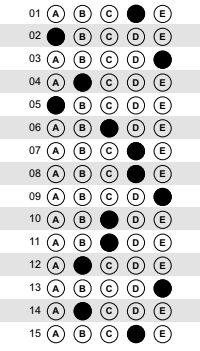
#> input picture gabarito2.png, 200 x 351 px
$ python OMR.py
#> lines starting #> are read from the running program, lines starting #| are printed output that depends on the picture; after the words box and inside, x2 and y2 are one past the last pixel; in counts of white or black regions, pixels touching at a corner belong together
import cv2
import numpy as np
import os
import imutils
from imutils import contours
from imutils.perspective import four_point_transform
import pyzbar.pyzbar as pyzbar
import json

class Answers_Card:
    dict2 = {}
    obj = None
    def __init__(self):
        self.angle = 0
        self.coords = 0
        self.rotated =0
        self.file = None
    def correctangle(self, img):
        self.gray = cv2.cvtColor(img, cv2.COLOR_BGR2GRAY)
        self.gray = cv2.bitwise_not(self.gray)

        self.thresh = cv2.threshold(self.gray, 0, 255, cv2.THRESH_BINARY | cv2.THRESH_OTSU)[1]

        coords = np.column_stack(np.where(self.thresh > 0))
        self.angle = cv2.minAreaRect(coords)[-1]

        if self.angle < -45:
            self.angle = -(90 + self.angle)
        else:
            self.angle = -self.angle
        (h, w) = img.shape[:2]
        center = (w // 2, h // 2)
        M = cv2.getRotationMatrix2D(center, self.angle, 1.0)
        self.rotated = cv2.warpAffine(img, M, (w, h), flags=cv2.INTER_CUBIC, borderMode=cv2.BORDER_REPLICATE)
        print("Angle: {:.2f}".format(self.angle))
        return self.rotated

    def detectQRCodeCodBarras(self, img):
        # Find barcodes and QR codes
        self.file = open('datas.txt', 'w+')
        img = self.correctangle(img)
        decodedObjects = pyzbar.decode(img)
        print(len(decodedObjects))
        for self.obj in decodedObjects:
            self.file.write("{} {}\n".format(self.obj.type, self.obj.data))
            print("{} {}".format(self.obj.type, self.obj.data))
            (x, y, w, h) = self.obj.rect
            cv2.rectangle(img, (x, y), (x + w, y + h), (0, 0, 255), 2)
        if self.obj is None:
            self.file.write("Barcodes NotExist")
        self.file = "datas.txt"
        self.dict2 = {}
        with open(self.file) as fh:
            for line in fh:
                command, description = line.strip().split(None, 1)

                self.dict2[command] = description.strip()
        print('dict2', self.dict2)
            #cv2.imshow("Input", img)
        return decodedObjects

class Omr:
    description = None
    json_res = None
    barcodes = None
    Rows = 0
    Cols = 0
    ansewrs = 0
    paper_objs = None
    gab = 0
    rows = 0
    questionsCnts = 0
    totQuestions = 0
    id = 0
    obj = None
    dict = {}
    dict1 = {}
    paper = None
    ques = []
    def __init__(self, img):
        self.questions = []
        self.questions1 = []
        self.questions2 = []
        self.res = []
        self.bubbled = None
        self.paper = None
        self.cont = 0
        self.alt = 0
        self.num_col = 0
        self.cols = 0
        #self.obj = None
        self.rectCont = None
        self.file = None

    def pre_process(self, img):
        img = cap.correctangle(img)
        gray = cv2.cvtColor(img, cv2.COLOR_BGR2GRAY)
        self.thresh = cv2.threshold(gray, 0, 255, cv2.THRESH_BINARY_INV | cv2.THRESH_OTSU)[1]
        self.cnts, hier = cv2.findContours(self.thresh, cv2.RETR_EXTERNAL, cv2.CHAIN_APPROX_SIMPLE)
        #self.cnts = imutils.grab_contours(self.cnts)

    def sort_contours(self, cnts, method="left-to-right"):
        reverse = False
        i = 0
        if method == "right-to-left" or method == "bottom-to-top":
            reverse = True

        if method == "top-to-bottom" or method == "bottom-to-top":
            i = 1

        self.boundingBoxes = [cv2.boundingRect(c) for c in cnts]

        (self.cnts, self.boundingBoxes) = zip(
            *sorted(zip(cnts, self.boundingBoxes), key=lambda b: b[1][i], reverse=reverse))

        return (self.cnts, self.boundingBoxes)

    def DetectQuestions_cir_quad(self, img):
        p1 = self.pre_process(img)
        sc = self.sort_contours(self.cnts, method="left-to-rigth")
        (self.cnts, self.boundingBoxes) = self.sort_contours(self.cnts, method=["method"])
        for c in self.cnts:
            (x, y, w, h) = cv2.boundingRect(c)
            ar = w / float(h)
            if (w >= 10 and h >= 10 and ar >= 0.9 and ar <= 1.1):
                self.questions1.append(c)
                cv2.drawContours(img, self.questions1, -1, (0,0,255), 1)
        #print(len(self.questions1))
        if len(self.questions1) > 40:
            self.questions = self.questions1
            print('quant.alter: ', len(self.questions))
        return self.questions1

    # [15 lines left out: function DetectQuestions_ret, not called in this run]
    """
     def DetectQuestions(self, img):
        dt = self.DetectQuestions_cir_quad(img)

        if len(self.questions1) > 40:
            self.questions = self.questions1
        elif len(self.questions2) > 40:
            dt = self.DetectQuestions_ret(img)
            self.questions = self.questions2
        print('quant.alter: ', len(self.questions))
        cv2.drawContours(img, self.questions, -1, (0, 0, 255), 1)
        #self.questions = contours.sort_contours(self.questions, method="top-to-bottom")[0]
        return self.questions
    """

    # [9 lines left out: function Hor_Ver, not called in this run]


    def detectMark(self, img):
        self.file = open('data.txt', 'w+')
        #dt = self.DetectQuestions(img)
        self.questions = contours.sort_contours(self.questions, method="top-to-bottom")[0]
        res = []
        bubbled = None
        self.alt = int(input('Number of alternatives per question: '))
        self.num_col = int(input('Number of gabarito columns: '))
        for (q, i) in enumerate(np.arange(0, len(self.questions), self.alt)):
            self.cont = 0
            cnts = contours.sort_contours(self.questions[i:i + self.alt])[0]
            self.questionsCnts += 1
            for (j, c) in enumerate(cnts):
                mask = np.zeros(self.thresh.shape, dtype="uint8")
                cv2.drawContours(mask, [c], -1, (255, 255, 255), -1)
                mask = cv2.bitwise_and(self.thresh, self.thresh, mask=mask)
                numPixels = cv2.countNonZero(mask)
                # print('pixel de cada questao:',numPixels)
                if numPixels >= len(self.thresh) * 0.7:
                    # print('MARK', cont)
                    res.append(c)
                    self.cont += 1
                    bubbled = (numPixels, j)
                    cv2.drawContours(img, res, -1, (0, 255, 0), 2)
                    if self.cont == 1:
                        if j == 0:
                            j = 'A'
                        if j == 1:
                            j = 'B'
                        if j == 2:
                            j = 'C'
                        if j == 3:
                            j = 'D'
                        if j == 4:
                            j = 'E'
                        self.id = j
            if self.cont > 2:
                self.id = 'nulo'
            elif self.cont == 0:
                self.id = 'white'
            #f.write('{} {}\n'.format(self.questionsCnts, self.id))
            #print('Questao', self.questionsCnts, ':', self.id)
            self.file.write('{}: {}\n'.format(self.questionsCnts, self.id))
        self.file = "data.txt"
        self.dict1 = {}
        with open(self.file) as fh:
            for line in fh:
                command, description = line.strip().split(None, 1)

                self.dict1[command] = description.strip()
        self.totalQuestions = self.questionsCnts
        self.Rows = int(self.questionsCnts / self.num_col)
        self.Cols = int(self.alt * (self.num_col*self.gab))
        self.dict = {
            "Gab": self.gab, #num gabaritos
            "Number Cols": self.num_col,
            "Rows": self.Rows,
            "Cols": self.Cols,
            "Questions": self.totQuestions,
            "Mark": self.dict1 #questoes e respostas
        }
        print('Modelo', self.dict)
        return self.dict

    # [32 lines left out: function Quant_Templates, not called in this run]

    def Find_Templates(self, img):
        img = cap.correctangle(img)
        self.ques = []
        dt = self.DetectQuestions_cir_quad(img)
        #print(len(self.questions))
        if len(self.questions) > 50:
            self.gab += 1
            dt = self.detectMark(img)
            self.ques.append(dt)
            lista = "Template {}\n".format(self.gab)
            #f.write("Template {}: Alter {}\n".format(self.gab, len(self.questions)))
        else:
            dt = self.Quant_Templates(img)
            if self.gab == 0:
                dt = self.DetectQuestions_ret(img)
                if len(self.questions) > 50:
                    self.gab += 1
                    dt = self.detectMark(img)
                    self.ques.append(dt)
                else:
                    dt = self.Quant_Templates(img)
        return self.gab

    def dump_data(self, img):
        dict_data = {
            "Barcodes ": cap.detectQRCodeCodBarras(img),
            "Total Rows": self.Rows,
            "Total Cols": self.Cols,
            "Amount of templates": self.gab,
            "Templates": self.ques
        }

        with open('dados1.json', 'w', encoding='utf-8') as f:
            json.dump(dict_data, f, ensure_ascii=False, indent=4)
        with open('dados1.json') as data_file:
            data_loaded = json.load(data_file)
        print(dict_data == data_loaded)
        return json.dumps(dict_data)

if __name__ == '__main__':

    img = cv2.imread('gabarito2.png', cv2.IMREAD_UNCHANGED)
#> img is the input picture: shape (351, 200, 3); min 0, max 255, mean 211
    cap = Answers_Card()
    ali = cap.correctangle(img)
#> in correctangle, `self.gray = cv2.bitwise_not(self.gray)`:
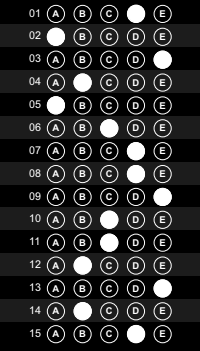
#> self.gray: shape (351, 200); min 0, max 255, mean 44
#> in correctangle, `self.thresh = cv2.threshold(self.gray, 0, 255, cv2.THRESH_BINARY | cv2..`:
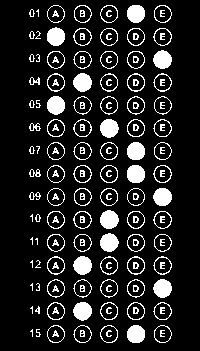
#> self.thresh: shape (351, 200); 14.1% white; 161 white regions (15 under 20 px)
#> in correctangle, `coords = np.column_stack(np.where(self.thresh > 0))`: coords = 9865 pairs, first value 5 to 342, second value 29 to 171
#> in correctangle, `self.angle = cv2.minAreaRect(coords)[-1]`: self.angle = -90
#> in correctangle, `self.angle = -(90 + self.angle)`: self.angle = 0
#> in correctangle, `M = cv2.getRotationMatrix2D(center, self.angle, 1.0)`: M = [[1, 0, 0], [0, 1, 0]]
#| Angle: -0.00
    dt = Omr(img)
    cap.detectQRCodeCodBarras(img)
#| Angle: -0.00
#> (the call stopped at in detectQRCodeCodBarras, `decodedObjects = pyzbar.decode(img)`: pyzbar is not available in this run)
    dt.Find_Templates(img)
#| Angle: -0.00
#| Angle: -0.00
#> in pre_process, `self.cnts, hier = cv2.findContours(self.thresh, cv2.RETR_EXTERNAL, cv2..`: self.cnts = 101 contours, 16 with area under 20; largest, box (x1, y1, x2, y2) and area: (100, 210, 119, 229) 250, (100, 119, 119, 138) 250, (73, 302, 92, 321) 248, (73, 256, 92, 275) 248, (73, 73, 92, 92) 248
#> in sort_contours, `self.boundingBoxes = [cv2.boundingRect(c) for c in cnts]`: self.boundingBoxes = 101 items, first 6: (36, 329, 5, 8), (30, 329, 3, 8), (154, 325, 18, 18), (127, 325, 18, 18), (100, 325, 18, 18), (73, 325, 19, 18)
#> in sort_contours, `(self.cnts, self.boundingBoxes) = zip( *sorted(zip(cnts, self.bounding..`: self.boundingBoxes = 101 items, first 6: (29, 192, 12, 8), (29, 169, 12, 8), (29, 146, 6, 8), (29, 123, 12, 8), (29, 100, 6, 8), (29, 77, 11, 8)
#> the loop in DetectQuestions_cir_quad, `for c in self.cnts:` made 101 passes
#> (x, y, w, h, ar) on passes 1 to 12: (29, 192, 12, 8, 1.5), (29, 169, 12, 8, 1.5), (29, 146, 6, 8, 0.75), (29, 123, 12, 8, 1.5), (29, 100, 6, 8, 0.75), (29, 77, 11, 8, 1.38), (29, 54, 6, 8, 0.75), (29, 31, 6, 8, 0.75), (29, 9, 6, 8, 0.75), (30, 329, 3, 8, 0.375), (30, 306, 3, 8, 0.375), (30, 283, 3, 8, 0.375)
#> after the loop in DetectQuestions_cir_quad, `for c in self.cnts:`:
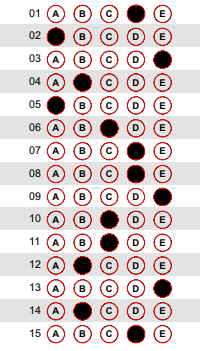
#> img: shape (351, 200, 3); 5.28% of pixels changed, all inside (x1, y1, x2, y2) = (47, 5, 172, 343)
#> after the loop in DetectQuestions_cir_quad, `for c in self.cnts:`: self.questions1 = 75 contours; largest, box (x1, y1, x2, y2) and area: (100, 210, 119, 229) 250, (100, 119, 119, 138) 250, (73, 302, 92, 321) 248, (73, 256, 92, 275) 248, (73, 73, 92, 92) 248
#> in DetectQuestions_cir_quad, `self.questions = self.questions1`: self.questions has the same summary as self.questions1
#| quant.alter:  75
#> in Find_Templates, `dt = self.DetectQuestions_cir_quad(img)`: dt has the same summary as self.questions1 in DetectQuestions_cir_quad
#> in detectMark, `self.questions = contours.sort_contours(self.questions, method="top-to..`: self.questions = 75 contours; largest, box (x1, y1, x2, y2) and area: (100, 210, 119, 229) 250, (100, 119, 119, 138) 250, (73, 73, 92, 92) 248, (73, 256, 92, 275) 248, (73, 302, 92, 321) 248
#> the answer given: 3
#> the answer given: 3
#> the loop in detectMark, `for (q, i) in enumerate(np.arange(0, len(self.questions), self.alt)):` made 25 passes
#> after the loop in detectMark, `for (q, i) in enumerate(np.arange(0, len(self.questions), self.alt)):`:
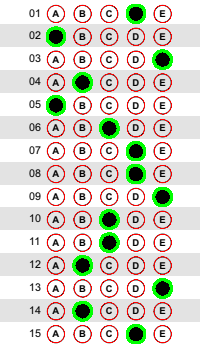
#> img: shape (351, 200, 3); 4.09% of pixels changed, all inside (x1, y1, x2, y2) = (46, 4, 173, 344)
#> after the loop in detectMark, `for (q, i) in enumerate(np.arange(0, len(self.questions), self.alt)):`:
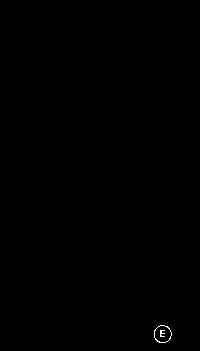
#> mask: shape (351, 200); 0.11% white in thin lines or dots, all inside (x1, y1, x2, y2) = (154, 325, 172, 343)
#> after the loop in detectMark, `for (q, i) in enumerate(np.arange(0, len(self.questions), self.alt)):`: j = 2; res = 15 contours; largest, box (x1, y1, x2, y2) and area: (100, 210, 119, 229) 250, (100, 119, 119, 138) 250, (73, 73, 92, 92) 248, (73, 256, 92, 275) 248, (73, 302, 92, 321) 248; self.questionsCnts = 25
#> in detectMark, `self.Rows = int(self.questionsCnts / self.num_col)`: self.Rows = 8
#> (printed output is left out)
#> in Find_Templates, `dt = self.detectMark(img)`: dt = 6 items
    dt.dump_data(img)
#| Angle: -0.00
#> (the call stopped at in detectQRCodeCodBarras, `decodedObjects = pyzbar.decode(img)`: pyzbar is not available in this run)
    cv2.waitKey(0)
